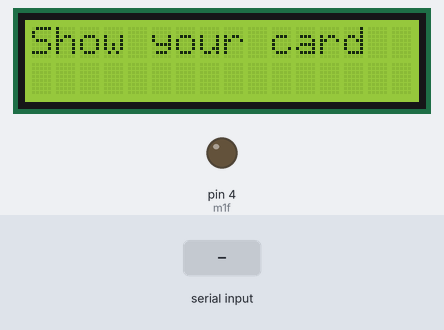
Bench run of a sketch on a simulated Arduino Uno, built with avr-gcc and run on an emulated ATmega328P. On the bench: 16×2 character LCD, output pins drawn as LEDs (lit = HIGH). The inputs (shaded band) are chosen by the test bench. Random numbers use the default seed unless the sketch sets one; what the sketch prints to the serial monitor is not drawn.

Above: at 2.4 s.
2.5 s: "200\n" received over Serial
At 4.1 s:
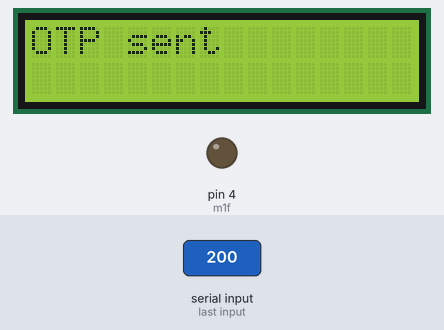
At 8.2 s:
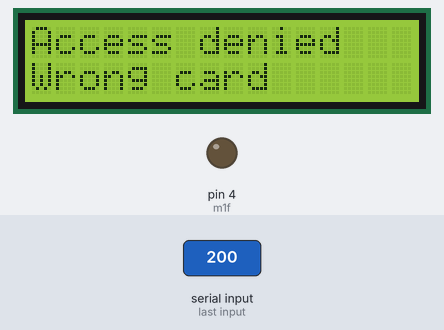
Timing chart, 0 to 9.7 s (numbered marks = the images above; inputs shaded):
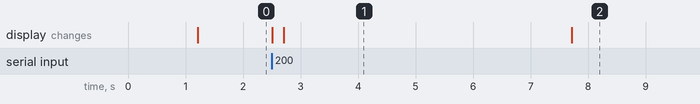

The sketch:

banklockersecurity.ino
```cpp
#include <Wire.h>
#include <LiquidCrystal.h>
#include <Keypad.h>

const unsigned char nu1[]="+918428380941";
const unsigned char m1[]="OTP:";
int m1f= 4;
const byte ROWS = 4;
const byte COLS = 3;
char hexaKeys[ROWS][COLS] =
{
  {
    '1','2','3'              }
  ,
  {
    '4','5','6'              }
  ,
  {
    '7','8','9'              }
  ,
  {
    '*','0','#'              }
};
byte rowPins[ROWS] = {
  A3, A2, A1, A0};
byte colPins[COLS] = {
  7, 6, 5};

Keypad customKeypad = Keypad( makeKeymap(hexaKeys), rowPins, colPins, ROWS, COLS);
LiquidCrystal lcd(13, 12, 11, 10, 9, 8);
char customKey ;
int pos;
unsigned char v1[13]="270019DAC226";
unsigned char rfid[13];
unsigned char otpnu[5];
unsigned char otpenter[5];
int r1,r2;
char n,n1;
boolean stringComplete = false;
String inputString = "";
boolean f1,f2,f3;
void setup()
{
  r1=1;
  otpnu[0]=1;
  otpnu[1]=2;
  otpnu[2]=3;
  otpnu[3]=4;
  Serial.begin(9600);
  pinMode(m1f, OUTPUT);
  digitalWrite(m1f, LOW);
  lcd.begin(16, 2);
  lcd.print("Locker System");
  delay(1000);
  digitalWrite(m1f, LOW);

  GSM_MODEM_Init();
}

void loop ()
{

  if(f1==0)
  {
    lcd.setCursor(0, 0);
    lcd.print("Show your card");
  }
  if(stringComplete)
  {
    f1=1;
    //Serial.println(inputString);
    for(n1=0;n1<=11;n1++)
    {
      rfid[n1]=inputString[n1];
    }
    r1=String_Compare(v1,rfid,10);
    lcd.setCursor(0, 1);
    //lcd.print(r1);
    stringComplete=false;
    n=0;
    inputString="";
  }
  if(r1==0&&f1==1&&f2==0)
  {
    lcd.setCursor(0, 0);
    lcd.print("OTP sending      ");
    for(int i=0;i<4;i++)
    otpnu[i]=random(0,9);
    GSM_MODEM_Send(nu1,m1);
    lcd.setCursor(0, 0);
    lcd.print("OTP sent        ");
    delay(5000);
    f2=1;
  }
  else if(f1==1&&r1!=0)
  {
    lcd.setCursor(0, 0);
    lcd.print("Access denied     ");
    lcd.setCursor(0, 1);
    lcd.print("Wrong card         ");
    delay(3000);
    lcd.setCursor(0, 1);
    lcd.print("                   ");
    f1=0;
  }
  if(f1==1&&f2==1)
  {
    lcd.setCursor(0, 0);
    lcd.print("Enter OTP     ");
    customKey = customKeypad.getKey();
    if(customKey)
    {

       lcd.setCursor(0+pos,1);
      lcd.print(customKey);
      otpenter[pos]=customKey-48;
      pos++;
      if(pos>3)pos=0;
    }
    if(customKey=='*')
    {
      if(otpenter[0]==otpnu[0]&&otpenter[1]==otpnu[1]&&otpenter[2]==otpnu[2]&&otpenter[3]==otpnu[3])
      {
        lcd.setCursor(0, 0);
        lcd.print("OTP ok        ");
        digitalWrite(m1f, HIGH);
        delay(2000);
        digitalWrite(m1f, LOW);
      }
      else
      {
        lcd.setCursor(0, 0);
        lcd.print("OTP error        ");

      }
      delay(3000);
      lcd.setCursor(0, 1);
      lcd.print("                   ");
      f1=0;
      f2=0;
      pos=0;
    }
  }

}
void GSM_MODEM_Enter()
{
  Serial.write(0x0D);
  Serial.write(0x0a);
  delay(50);
}
void GSM_MODEM_Init()
{
  Serial.print("AT");
  GSM_MODEM_Enter();
  Serial.print("AT");
  Serial.print("AT+CMGF=1");
  GSM_MODEM_Enter();
  Serial.print("AT+CNMI=2,2,0,0,0");
  GSM_MODEM_Enter();
}
void GSM_MODEM_Send(const unsigned char *Number,const unsigned char *Message)
{
  GSM_MODEM_Init();

  Serial.print("AT+CMGS=");
  Serial.write('"');
  while(*Number)
  {
    Serial.write(*Number++);
  }
  Serial.write('"');
  GSM_MODEM_Enter();

  while(*Message)
  {
    Serial.write(*Message++);
  }
  Serial.write(otpnu[0]+48);
  Serial.write(otpnu[1]+48);
  Serial.write(otpnu[2]+48);
  Serial.write(otpnu[3]+48);
  Serial.write(0x1A);

}
void serialEvent()
{
  while (Serial.available())
  {

    char inChar = (char)Serial.read();
    inputString += inChar;
    n++;
    stringComplete=1;
  }
}
int String_Compare(unsigned char src[],unsigned char dest[],unsigned char v)
{
  int i;
  return src[i]-dest[i];
}
```

Measured:
- after the input at 2.5 s, the display: first changes at once (image 1 shows a later state)
- what the display in image 1 shows lasts 5.0 s, from 2.7 s to 7.7 s
